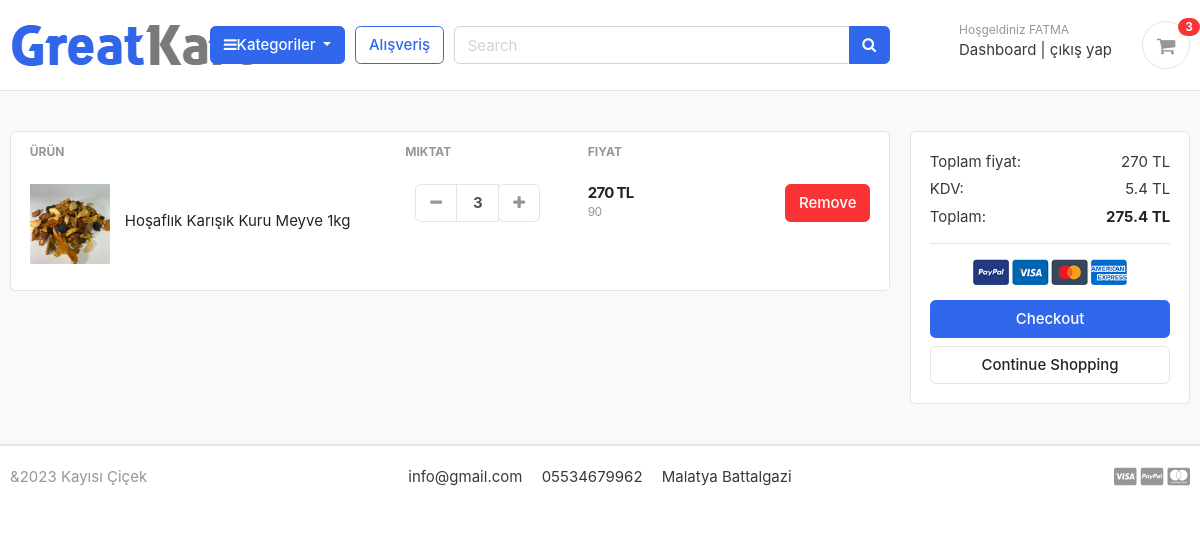
/kart/ (signed in), run on the app's committed database.
### Account/models.py (models this page shows, shortened)
class Accounts(AbstractBaseUser):
    first_name = models.CharField(max_length=50)
    last_name = models.CharField(max_length=50)
    username = models.CharField(max_length=50, unique=True)
    email = models.EmailField( max_length=100, unique= True)
    phone_number = models.CharField(max_length=50)
    date_joined = models.DateTimeField(auto_now_add=True)
    last_login = models.DateTimeField(auto_now_add=True)
    is_admin = models.BooleanField(default=False)
    is_staff = models.BooleanField(default=False)
    is_active = models.BooleanField(default=False)
    is_superadmin = models.BooleanField(default=False)
    USERNAME_FIELD = 'email'
    REQUIRED_FIELDS = ['username', 'first_name','last_name' ]
    objects =MyAccountManager()

### kartlar/models.py (models this page shows, shortened)
class KartItem(models.Model):
    user = models.ForeignKey(Accounts, on_delete=models.CASCADE, null=True)
    urun = models.ForeignKey(Urunler, on_delete=models.CASCADE)
    variations = models.ManyToManyField(Variation, blank= True)
    kart = models.ForeignKey(Kart, on_delete=models.CASCADE, null=True)
    Miktar = models.IntegerField()
    is_active = models.BooleanField(default=True)
    def sub_total(self):
        return self.urun.fiyat * self.Miktar

### store/models.py (models this page shows, shortened)
class Urunler(models.Model):
    urun_adi = models.CharField(max_length=200, unique=True)
    slug = models.SlugField(max_length=200, unique=True)
    description = models.TextField(max_length=1000, blank=True)
    fiyat = models.IntegerField()
    images = models.ImageField(upload_to='photo/urunler')
    stok = models.IntegerField()
    is_available = models.BooleanField(default=True)
    category = models.ForeignKey(Category, on_delete=models.CASCADE)
    created_date = models.DateTimeField(auto_now_add=True)
    modify_date = models.DateTimeField(auto_now=True)
    def get_url(self):
        return reverse('urun_detail', args=[self.category.slug, self.slug])

### kartlar/views.py (the view)
# urls.py: path('kart/',include('kartlar.urls')),
def kart(request, total = 0, quantity = 0, kart_items= None):
    try:
        vergi = 0
        grand_total = 0
        if request.user.is_authenticated:
            kart_items = KartItem.objects.filter(user=request.user, is_active=True)
        else:
            kart = Kart.objects.get(kart_id=_kart_id(request))
            kart_items=KartItem.objects.filter(kart=kart, is_active=True)
        for kart_item in kart_items:
            total+=(kart_item.urun.fiyat * kart_item.Miktar)
            quantity +=kart_item.Miktar
        vergi = (2* total)/100
        grand_total = total + vergi
    except ObjectDoesNotExist:
        pass
    context ={
        'total':total,
        'quantity': quantity,
        'kart_items':kart_items,
        'vergi'     : vergi,
        'grand_total':grand_total,
    }
    return render(request,'store/kart.html', context)

### Category/context_processors.py (called while the page is built)
def menu_link(request):
    link=Category.objects.all()
    return dict(link =link)

### Category/models.py (called while the page is built)
    def get_url(self):
            return reverse('urunler_by_category', args=[self.slug])

### kartlar/context_processors.py (called while the page is built)
def sayac(request):
    kart_sayac=0
    if 'admin' in request.path:
        return {}
    else:
        try:
            kart =Kart.objects.filter(kart_id=_kart_id(request))
            if request.user.is_authenticated:
                kart_items = KartItem.objects.all().filter(user=request.user)
            else:
                kart_items = KartItem.objects.all().filter(kart=kart[:1])
            for kart_item in kart_items:
                kart_sayac += kart_item.Miktar
        except Kart.DoesNotExist:
            kart_sayac =0
    return dict(kart_sayac=kart_sayac)

### kartlar/views.py (called while the page is built)
def _kart_id(request):
    kart = request.session.session_key
    if not kart:
        kart = request.session.create()
    return kart

### templates/store/kart.html (shortened to what this page needs)
{% extends 'base.html' %}
{% load static %}
{% block content %}
<section class="section-content padding-y bg">
    <div class="container">
    {% if not kart_items %}
        <h2 class="text-center">Alışveriş sepetiniz boş</h2>
        <br>
        <div class="text-center">
          <a href="{% url 'store' %}" class="btn btn-primary">Alışverişe devam et</a>
        </div>
    {% else %}
    <div class="row">
        <aside class="col-lg-9">
    <div class="card">
    <table class="table table-borderless table-shopping-cart">
    <thead class="text-muted">
    <tr class="small text-uppercase">
      <th scope="col">Ürün</th>
      <th scope="col" width="120">Miktat</th>
      <th scope="col" width="120">Fiyat</th>
      <th scope="col" class="text-right" width="200"> </th>
    </tr>
    </thead>
    <tbody>
    {% for kart_item in kart_items %}
    <tr>
        <td>
            <figure class="itemside align-items-center">
                <div class="aside"><img src="{{kart_item.urun.images.url}}" class="img-sm" width="100" height="100"></div>
                <figcaption class="info">
                    <a href="{{ kart_item.urun.get_url }}" class="title text-dark">{{kart_item.urun.urun_adi}}</a>
                </figcaption>
            </figure>
        </td>
        <td>
                        <div class="col">
                            <div class="input-group input-spinner">
                                <div class="input-group-prepend">
                                <a href="{% url 'remove_kart' kart_item.urun.id kart_item.id %}" class="btn btn-light" type="button" id="button-plus"> <i class="fa fa-minus"></i> </a>
                                </div>
                                <input type="text" class="form-control"  value="{{kart_item.Miktar}}">
                                <div class="input-group-append">
                                <form action="{% url 'add_kart' kart_item.urun.id %}" method = "POST">
                                    <button class="btn btn-light" type="submit" id="button-minus"> <i class="fa fa-plus"></i> </button>
                                </form>
                                </div>
                            </div>
                        </div>
        </td>
        <td>
            <div class="price-wrap">
                <var class="price">{{kart_item.sub_total}} TL</var>
                <small class="text-muted">{{kart_item.urun.fiyat}} </small>
            </div>
        </td>
        <td class="text-right">
        <a href="{% url 'remove_kart_item' kart_item.urun.id kart_item.id %}" onclick ="return confirm('Silmek istediğinize emin misiniz?')" class="btn btn-danger"> Remove</a>
        </td>
    </tr>
    {% endfor %}
    </tbody>
    </table>
    </div>
        </aside>
        <aside class="col-lg-3">
            <div class="card">
            <div class="card-body">
                <dl class="dlist-align">
                  <dt>Toplam fiyat:</dt>
                  <dd class="text-right">{{total}} TL</dd>
                </dl>
                <dl class="dlist-align">
                  <dt>KDV:</dt>
                  <dd class="text-right">{{vergi}} TL</dd>
                </dl>
                <dl class="dlist-align">
                  <dt>Toplam:</dt>
                  <dd class="text-right text-dark b"><strong>{{grand_total}} TL</strong></dd>
                </dl>
                <hr>
                <p class="text-center mb-3">
                    <img src="{% static './images/misc/payments.png' %}" height="26">
                </p>
                <a href="{% url 'checkout' %}" class="btn btn-primary btn-block"> Checkout </a>
                <a href="{% url 'store' %}" class="btn btn-light btn-block">Continue Shopping</a>
            </div>
            </div>
    </aside>
    </div>
    {% endif %}
    </div>
    </section>
    {% endblock %}

### templates/include/navbar.html (shortened to what this page needs)
{% load static %}
<header class="section-header">
    <section class="header-main border-bottom">
        <div class="container">
    <div class="row align-items-center">
        <div class="col-lg-2 col-md-3 col-6">
            <a href="{% url 'home' %}" class="brand-wrap">
                <img class="b" src="{% static './images/logo.png'%}">
            </a>
        </div>
        <div class="col-lg col-sm col-md col-6 flex-grow-0">
            <div class="category-wrap dropdown d-inline-block float-right">
                <button type="button" class="btn btn-primary dropdown-toggle" data-toggle="dropdown">
                    <i class="fa fa-bars"></i>Kategoriler
                </button>
            </div>
        </div>
        <a href="{% url 'store' %}" class="btn btn-outline-primary">Alışveriş</a>
        <div class="col-lg  col-md-3 col-sm-6 col">
            <form action="{% url 'search' %}" class="search" method ='GET'>
                <div class="input-group w-100">
                    <input type="text" class="form-control" style="width:30%;" placeholder="Search" name = "keyword">
                    <div class="input-group-append">
                      <button class="btn btn-primary" type="submit">
                        <i class="fa fa-search"></i>
                      </button>
                    </div>
                </div>
            </form>
        </div>
        <div class="col-lg-3 col-sm-6 col-8 order-2 order-lg-3">
                    <div class="d-flex justify-content-end mb-3 mb-lg-0">
                        {% if user.id is None %}
                        <div class="widget-header">
                            <small class="title text-muted">Hoşgeldiniz</small>
                            <div>
                                <a href="{% url 'login' %}">Giriş Yap</a> <span class="dark-transp"> | </span>
                                <a href="{% url 'register' %}"> Kayıt ol</a>
                            </div>
                        </div>
                        {% else %}
                        <div class="widget-header">
                            <small class="title text-muted">Hoşgeldiniz {{user.first_name}}</small>
                            <div>
                                <a href="{% url 'dashboard' %}">Dashboard</a> <span class="dark-transp">|</span>
                                <a href="{% url 'logout' %}">çıkış yap</a>
                            </div>
                        </div>
                        {% endif %}
                        <a href="{% url 'kart' %}" class="widget-header pl-3 ml-3">
                            <div class="icon icon-sm rounded-circle border"><i class="fa fa-shopping-cart"></i></div>
                            <span class="badge badge-pill badge-danger notify">{{kart_sayac}}</span>
                        </a>
                    </div>
                </div>
    </div>
        </div>
    </section>
    </header>

### static/css/ui.css (style rules this page uses)
html { font-family: "Inter", sans-serif; font-size: 15px; }
.price-wrap { letter-spacing: -0.7px; }
.icon-xs, .icon-sm, .icon-md, .icon-lg { display: inline-block; text-align: center; flex-shrink: 0; flex-grow: 0; }
.icon-sm { width: 48px; height: 48px; line-height: 48px !important; font-size: 20px; }
.img-xs, .img-sm, .img-md, .img-lg { -o-object-fit: cover; object-fit: cover; flex-shrink: 0; flex-grow: 0; }
.img-sm { width: 80px; height: 80px; }
.padding-y { padding-top: 40px; padding-bottom: 40px; }
var { font-style: normal; }
figure { margin-bottom: 0; }
.bg { background-color: #f8f9fa; }
.b { font-weight: 600; }
.header-main { position: relative; padding-top: 1rem; padding-bottom: 1rem; }
.widget-header { display: inline-block; vertical-align: middle; position: relative; }
.widget-header a { color: #343a40; }
.widget-header i { color: #969696; }
.widget-header .title { display: block; }
.widget-header .notify { position: absolute; top: -3px; right: -10px; }
.btn-light { background-color: #fff; border-color: #e4e4e4; }
.btn-light i { color: #969696; }
.itemside { position: relative; display: flex; width: 100%; }
.itemside .aside { position: relative; flex-shrink: 0; }
.itemside .info { padding-left: 15px; padding-right: 7px; }
.itemside .title { display: block; margin-bottom: 5px; color: #212529; }
[class*=dlist-] { margin-bottom: 5px; }
[class*=dlist-] dd { margin-bottom: 0; }
.dlist-align { display: flex; }
.dlist-align dt { width: 150px; word-wrap: break-word; font-weight: normal; }
.dlist-align dd { flex-grow: 1; }
.notify { position: absolute; top: -4px; right: -10px; display: inline-block; padding: 0.25em 0.6em; font-size: 12px; line-height: 1; text-align: center; border-radius: 3rem; color: #fff; background-color: #fa3434; }
.price { font-weight: 600; color: #212529; }
.input-spinner { width: 125px; flex-wrap: nowrap; display: inline-flex; vertical-align: middle; }
.input-spinner input.form-control { text-align: center; max-width: 46px; font-weight: bold; flex-basis: 46px; border-color: #e4e4e4; flex-grow: 0; }
.input-spinner .btn { width: 42px; text-align: center; padding-left: 0.5rem; padding-right: 0.5rem; }
.table-shopping-cart.table td, .table-shopping-cart.table th { padding-left: 1.25rem; padding-right: 1.25rem; }
.table-shopping-cart .price-wrap { line-height: 1.2; }
.table-shopping-cart .price { font-weight: bold; margin-right: 5px; display: block; }

### data on the page
Accounts: first_name "FATMA"
KartItem: urun.images (picture), urun.urun_adi "Hoşaflık Karışık Kuru Meyve 1kg", Miktar "3", sub_total "270", urun.fiyat "90"

### other printed values
{{ kart_sayac }} "3"
{{ total }} "270"
{{ vergi }} "5.4"
{{ grand_total }} "275.4"
